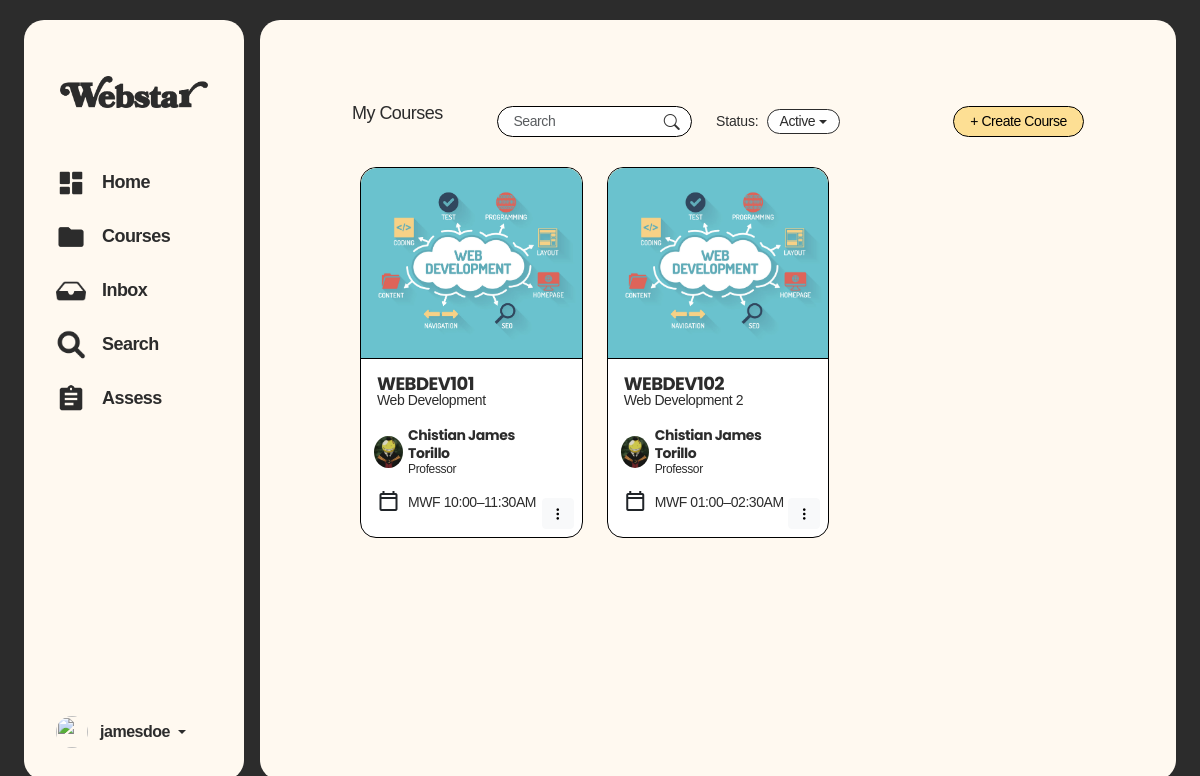
The app's page /prof/prof-courses.php (signed in) with its own data.
### tables this page shows
CREATE TABLE `userinfo` (
  `userInfoID` int(11) NOT NULL,
  `userID` int(11) NOT NULL,
  `profilePicture` varchar(100) NOT NULL,
  `firstName` varchar(50) NOT NULL,
  `middleName` varchar(50) NOT NULL,
  `lastName` varchar(50) NOT NULL,
  `studentID` varchar(50) NOT NULL,
  `programID` varchar(50) NOT NULL,
  `gender` varchar(50) NOT NULL,
  `yearLevel` varchar(20) NOT NULL,
  `yearSection` int(11) NOT NULL,
  `schoolEmail` varchar(50) NOT NULL,
  `contactNumber` varchar(20) NOT NULL,
  `facebookLink` text DEFAULT NULL,
  `linkedInLink` text DEFAULT NULL,
  `githubLink` text DEFAULT NULL,
  `createdAt` datetime NOT NULL,
  `isNewUser` int(1) NOT NULL DEFAULT 1
);

CREATE TABLE `courses` (
  `courseID` int(11) NOT NULL,
  `userID` int(11) NOT NULL,
  `courseCode` varchar(50) NOT NULL,
  `courseTitle` varchar(255) NOT NULL,
  `courseImage` varchar(255) NOT NULL,
  `yearSection` varchar(50) NOT NULL,
  `schedule` varchar(255) NOT NULL,
  `isActive` varchar(3) NOT NULL DEFAULT 'Yes',
  `code` varchar(20) NOT NULL
);

### shared/assets/database/connect.php (called while the page is built, shortened)
<?php
  function executeQuery($query){
    $conn = $GLOBALS['conn'];
    return mysqli_query($conn, $query);
  }
?>

### prof/prof-courses.php (the view, shortened to what this page needs)
<?php
include('../shared/assets/database/connect.php');
include("../shared/assets/processes/prof-session-process.php");
$filter = isset($_GET['status']) ? $_GET['status'] : 'active';
$isActive = ($filter == 'archived') ? 'No' : 'Yes';
$course = "SELECT
              userinfo.userInfoID,
              userinfo.userID,
              userinfo.profilePicture,
              userinfo.firstName,
              userinfo.lastName,
              courses.courseID,
              courses.courseCode,
              courses.courseTitle,
              courses.courseImage,
              SUBSTRING_INDEX(courses.schedule, ' ', 1)  AS courseDays,
              SUBSTRING_INDEX(courses.schedule, ' ', -1) AS courseTime
            FROM userinfo
            INNER JOIN courses ON userinfo.userID = courses.userID
            WHERE courses.userID = '$userID'
              AND courses.isActive = '$isActive'";
$courses = executeQuery($course);
?>
<!doctype html>
<html lang="en">
<head>
    <link href="https://cdn.jsdelivr.net/npm/bootstrap@5.3.6/dist/css/bootstrap.min.css" rel="stylesheet"
>
    <link rel="stylesheet" href="../shared/assets/css/global-styles.css">
    <link rel="stylesheet" href="../shared/assets/css/sidebar-and-container-styles.css">
    <link rel="stylesheet" href="../shared/assets/css/course.css">
    <link href="https://cdn.jsdelivr.net/npm/bootstrap-icons@1.11.3/font/bootstrap-icons.css" rel="stylesheet">
</head>
<body>
    <div class="container-fluid min-vh-100 d-flex justify-content-center align-items-center p-0 p-md-3"
        style="background-color: var(--black);">
        <div class="row w-100">
            <?php include '../shared/components/prof-sidebar-for-desktop.php'; ?>
            <div class="col main-container m-0 p-0 mx-0 mx-md-2 p-md-4 overflow-y-auto">
                <div class="card border-0 px-3 pt-3 m-0 h-100 w-100 rounded-0 shadow-none"
                    style="background-color: transparent;">
                    <div class="container-fluid py-3 overflow-y-auto">
                        <div class="row m-4 justify-content-center">
                            <div class="row header-section align-items-center justify-content-center">
                                <div class="col-12 col-xl-8 mb-3 mb-xl-0">
                                    <div class="row g-3">
                                        <div class="col-12 col-lg-3 px-0">
                                            <p
                                                class="text-sbold mb-0 lh-md dynamic-text text-start text-sm-center text-md-start">
                                                My Courses</p>
                                        </div>
                                        <div class="col-12 col-lg-6 px-0 px-xl-auto">
                                            <div class="search-container d-flex mx-sm-auto">
                                                <form method="GET" class="form-control bg-transparent border-0">
                                                    <input type="text" placeholder="Search" name="search"
                                                        class="form-control py-1 text-reg text-14" id="searchInput">
                                                    <button type="submit" class="btn-outline-secondary">
                                                        <i class="bi bi-search me-2"></i>
                                                    </button>
                                                </form>
                                            </div>
                                        </div>
                                        <div
                                            class="col-12 col-sm-3 justify-content-lg-end justify-content-xl-start align-items-center px-0 px-xl-auto d-flex d-sm-none d-lg-flex">
                                            <div class="d-flex align-items-center flex-nowrap">
                                                <span class="dropdown-label me-2 text-reg">Status:</span>
                                                <button class="btn dropdown-toggle dropdown-custom" type="button"
                                                    data-bs-toggle="dropdown" aria-expanded="false">
                                                    <span class="text-reg text-14">
                                                        <?php echo ($filter == 'archived') ? 'Archived' : 'Active'; ?>
                                                    </span>
                                                </button>
                                            </div>
                                        </div>
                                    </div>
                                </div>
                                <div class="col-12 col-xl-4">
                                    <div class="row g-3">
                                        <div
                                            class="col-12 d-flex justify-content-end align-items-center px-0 px-xl-auto">
                                            <div
                                                class="col-12 col-sm-6 col-lg-12 d-flex justify-content-end justify-content-sm-center justify-content-md-end align-items-center px-0">
                                                <button
                                                    class="add-course-btn btn btn-primary px-3 py-1 rounded-pill text-reg text-md-14">
                                                    <a href="create-course.php"
                                                        style="text-decoration: none; color: black;">+ Create Course</a>
                                                </button>
                                            </div>
                                        </div>
                                    </div>
                                </div>
                                <div class="row px-0">
                                    <?php if ($courses && mysqli_num_rows($courses) > 0) { ?>
                                        <?php while ($row = mysqli_fetch_assoc($courses)) { ?>
                                            <div class="col-12 col-lg-6 col-xl-4 mt-4 course-card">
                                                <div class="card border border-black rounded-4">
                                                    <a href="prof-courses-info.php?courseID=<?php echo $row['courseID']; ?>">
                                                        <img src="../shared/assets/img/home/<?php echo $row['courseImage']; ?>"
                                                            class="card-img-top object-fit-cover rounded-top-4" alt="..."
                                                            style="background-color: var(--primaryColor); height: 190px;">
                                                    </a>
                                                    <div class="card-body border-top border-black">
                                                        <div class="row lh-1 mb-2">
                                                            <a href="prof-courses-info.php?courseID=<?php echo $row['courseID']; ?>"
                                                                class="text-decoration-none text-black">
                                                                <p class="card-text text-bold text-18 m-0 course-code">
                                                                    <?php echo $row['courseCode']; ?>
                                                                </p>
                                                            </a>
                                                            <p class="card-text text-reg text-14 mb-1 course-title">
                                                                <?php echo $row['courseTitle']; ?>
                                                            </p>
                                                        </div>
                                                        <div class="row px-3 mb-1">
                                                            <div
                                                                class="col-1 d-flex justify-content-center align-items-center m-0 p-0">
                                                                <img src="../shared/assets/pfp-uploads/<?php echo $row['profilePicture']; ?>"
                                                                    alt="" width="32" height="32" class="rounded-circle">
                                                            </div>
                                                            <div class="col-11 my-0 lh-sm">
                                                                <p class="card-text text-bold text-14 mb-0 mt-2">
                                                                    <?php echo $row['firstName'] . ' ' . $row['lastName']; ?>
                                                                </p>
                                                                <p class="card-text text-med text-12 mb-2">Professor</p>
                                                            </div>
                                                        </div>
                                                        <div class="row px-3 mb-2">
                                                            <div
                                                                class="col-1 d-flex justify-content-center align-items-center m-0 p-0">
                                                                <span
                                                                    class="material-symbols-outlined black">calendar_today</span>
                                                            </div>
                                                            <div class="col-11 d-flex align-items-center mt-1 lh-sm">
                                                                <p class="card-text text-reg text-14 m-0">
                                                                    <span
                                                                        class="text-med"><?php echo $row['courseDays']; ?></span>
                                                                    <?php echo $row['courseTime']; ?>
                                                                </p>
                                                            </div>
                                                        </div>
                                                        <div class="dropdown position-absolute bottom-0 end-0 m-2">
                                                            <button class="btn btn-light btn-sm" type="button"
                                                                id="dropdownMenuButton<?php echo $row['courseID']; ?>"
                                                                data-bs-toggle="dropdown" aria-expanded="false">
                                                                <i class="bi bi-three-dots-vertical"></i>
                                                            </button>
                                                        </div>
                                                    </div>
                                                </div>
                                            </div>
                                        <?php } ?>
                                    <?php } else { ?>
                                        <p class="text-center text-white mt-4">No courses found.</p>
                                    <?php } ?>
                                </div>
                            </div>
                        </div>
                    </div>
                </div>
            </div>
        </div>
    </div>
</body>
</html>

### records on screen
userinfo: courses.courseImage (picture), courses.courseCode "WEBDEV101", courses.courseTitle "Web Development", profilePicture (picture), firstName "Chistian James", lastName "Torillo", courseDays "MWF", courseTime "10:00–11:30AM", courses.courseCode "WEBDEV102", courses.courseTitle "Web Development 2", courseTime "01:00–02:30AM"
